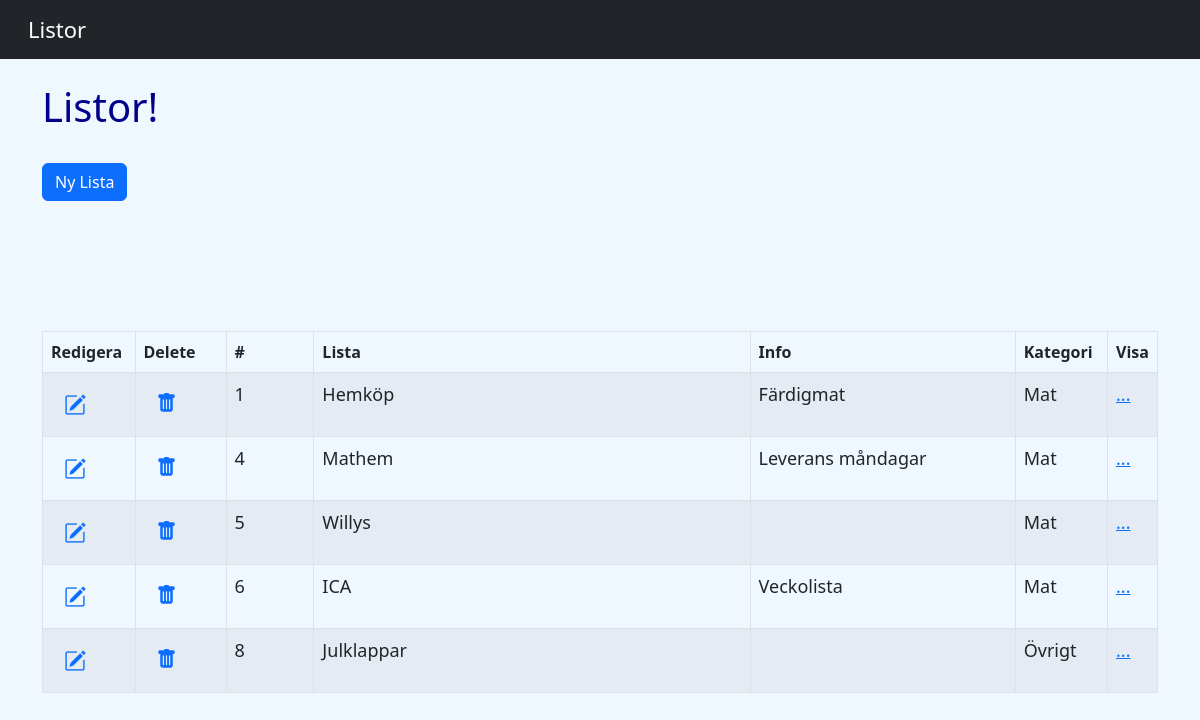
The page / on the database its author committed.
### app.py (models this page shows, shortened)
class Lists(db.Model):
    id = db.Column(db.Integer, primary_key=True)
    name = db.Column(db.String(100), unique=True, nullable=False)
    info = db.Column(db.String(50), nullable=False)
    category = db.Column(db.String(20), nullable=False)
    date_added = db.Column(db.DateTime, nullable=False, default=datetime.utcnow)
    posts = db.relationship('Posts', backref='poster',cascade='all, delete')

### app.py (the view)
@app.route('/')
def index():
    our_lists = db.session.query(Lists).all()
    return render_template("listor.html", our_lists=our_lists)

### templates/listor.html (shortened to what this page needs)
{% extends "base.html" %}
{% block content %}
<!DOCTYPE html>
<html lang="en">
<head>
    <link rel='stylesheet' href='https://cdn.jsdelivr.net/npm/bootstrap-icons@1.7.2/font/bootstrap-icons.css'>
            <body>
            </body>
</html>
</head>
<body>
<h1>Listor!</h1>
<br>
<button type="button" class="btn btn-primary" data-bs-toggle="modal" data-bs-target="#modalOne">
  Ny Lista</button>
<table class="table table-hover table-bordered table-striped">
    <thead>
    <tr>
                <th class="col-sm-1">Redigera</th>
                <th class="col-sm-1">Delete</th>
                <th class="col-sm-1">#</th>
                <th class="col-sm-5">Lista</th>
                <th class="col-sm-3">Info</th>
                <th class="col-sm-3">Kategori</th>
                <th class="col-sm-1">Visa</th>
    </tr>
    </thead>
{% for our_list in our_lists %}
            <div class="form-check">
                <td><a href="{{ url_for('edit_lista', id=our_list.id) }}"><button type="button" class="btn btn-link"><span class='bi bi-pencil-square' style='font-size:22px;'></span></button></a></td>
            <td><a href="{{ url_for('delete_all', id=our_list.id) }}"><button type="button" class="btn btn-link"><span class="bi bi-trash-fill" style='font-size:20px;'></span></button></a></td>
            <td>{{our_list.id}}</td><td>{{our_list.name}}</td><td>{{our_list.info}}</td><td>{{our_list.category}}</td>
            <td><a href="{{ url_for('add_post', id=our_list.id, namn=our_list.name) }}">...</a><label class="form-check-label"label/>
            </div>
    {% endfor %}
</table>
</body>
</html>
{% endblock %}

### templates/base.html (shortened to what this page needs)
<!doctype html>
<html lang="en">
  <head>
    <link rel="stylesheet" href="https://cdn.jsdelivr.net/npm/bootstrap@5.2.1/dist/css/bootstrap.rtl.min.css">
     <link href="{{ url_for('static', filename='css/style.css') }}" rel="stylesheet">
  </head>
  <body>
      {% include "navbar.html" %}
      <br/>
  <div class="container">
      {% block content %}
      {% endblock %}
  </body>
</html>

### templates/navbar.html (shortened to what this page needs)
<nav class="navbar navbar-expand-lg navbar-dark bg-dark">
  <div class="container-fluid">
    <a class="navbar-brand" href="{{ url_for('lista') }}">Listor</a>
  </div>
</nav>

### static/css/style.css (style rules this page uses)
h1 { color: darkblue; font-size: 40px; }
body { background: #F0F8FF; }
.navbar-brand { font-size: 22px; }

### rows shown on the page
Lists: id "1", name "Hemköp", info "Färdigmat", category "Mat"
Lists: id "4", name "Mathem", info "Leverans måndagar", category "Mat"
Lists: id "5", name "Willys", category "Mat"
Lists: id "6", name "ICA", info "Veckolista", category "Mat"
Lists: id "8", name "Julklappar", category "Övrigt"
